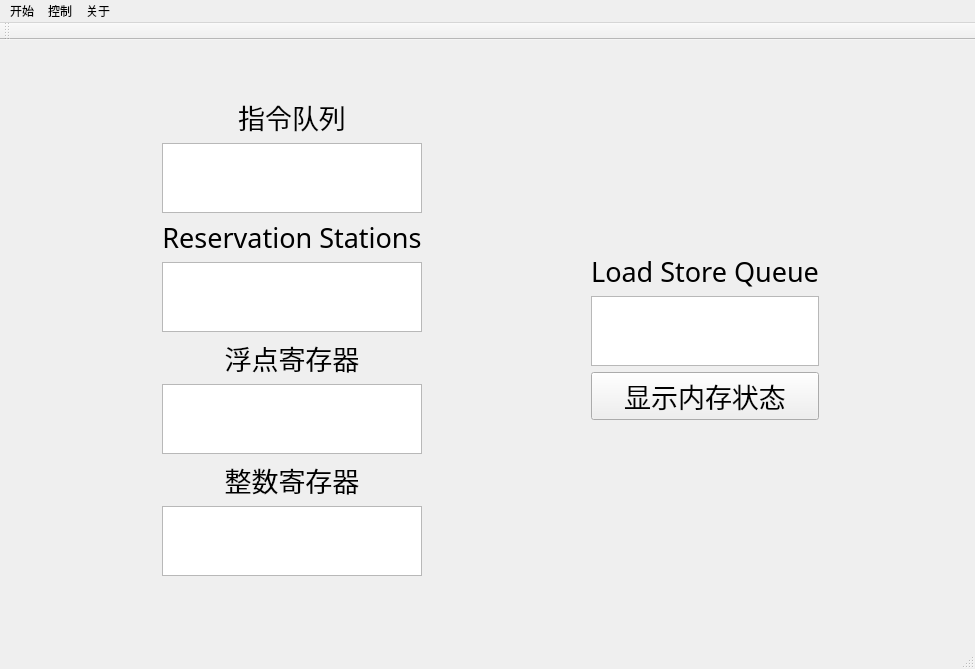
<?xml version="1.0" encoding="UTF-8"?>
<ui version="4.0">
 <class>MainWindow</class>
 <widget class="QMainWindow" name="MainWindow">
  <property name="geometry">
   <rect>
    <x>0</x>
    <y>0</y>
    <width>975</width>
    <height>669</height>
   </rect>
  </property>
  <property name="windowTitle">
   <string>Tomasulo simulator</string>
  </property>
  <widget class="QWidget" name="centralWidget">
   <widget class="QWidget" name="horizontalLayoutWidget">
    <property name="geometry">
     <rect>
      <x>0</x>
      <y>0</y>
      <width>981</width>
      <height>601</height>
     </rect>
    </property>
    <layout class="QHBoxLayout" name="horizontalLayout">
     <property name="leftMargin">
      <number>0</number>
     </property>
     <property name="rightMargin">
      <number>0</number>
     </property>
     <property name="bottomMargin">
      <number>20</number>
     </property>
     <item>
      <spacer name="horizontalSpacer_2">
       <property name="orientation">
        <enum>Qt::Horizontal</enum>
       </property>
       <property name="sizeHint" stdset="0">
        <size>
         <width>40</width>
         <height>20</height>
        </size>
       </property>
      </spacer>
     </item>
     <item>
      <layout class="QVBoxLayout" name="verticalLayout">
       <property name="sizeConstraint">
        <enum>QLayout::SetNoConstraint</enum>
       </property>
       <item>
        <spacer name="verticalSpacer_3">
         <property name="orientation">
          <enum>Qt::Vertical</enum>
         </property>
         <property name="sizeHint" stdset="0">
          <size>
           <width>20</width>
           <height>40</height>
          </size>
         </property>
        </spacer>
       </item>
       <item>
        <widget class="QLabel" name="label_5">
         <property name="font">
          <font>
           <family>微软雅黑</family>
           <pointsize>20</pointsize>
          </font>
         </property>
         <property name="text">
          <string>指令队列</string>
         </property>
         <property name="alignment">
          <set>Qt::AlignCenter</set>
         </property>
        </widget>
       </item>
       <item>
        <widget class="QTableWidget" name="instructionqueue">
         <property name="sizePolicy">
          <sizepolicy hsizetype="Preferred" vsizetype="Preferred">
           <horstretch>0</horstretch>
           <verstretch>0</verstretch>
          </sizepolicy>
         </property>
         <property name="midLineWidth">
          <number>0</number>
         </property>
         <property name="verticalScrollBarPolicy">
          <enum>Qt::ScrollBarAsNeeded</enum>
         </property>
         <property name="horizontalScrollBarPolicy">
          <enum>Qt::ScrollBarAsNeeded</enum>
         </property>
         <property name="sizeAdjustPolicy">
          <enum>QAbstractScrollArea::AdjustToContents</enum>
         </property>
         <property name="editTriggers">
          <set>QAbstractItemView::NoEditTriggers</set>
         </property>
         <attribute name="verticalHeaderVisible">
          <bool>false</bool>
         </attribute>
        </widget>
       </item>
       <item>
        <widget class="QLabel" name="label_6">
         <property name="font">
          <font>
           <family>微软雅黑</family>
           <pointsize>20</pointsize>
          </font>
         </property>
         <property name="text">
          <string>Reservation Stations</string>
         </property>
         <property name="alignment">
          <set>Qt::AlignCenter</set>
         </property>
        </widget>
       </item>
       <item>
        <widget class="QTableWidget" name="reservestation">
         <property name="sizePolicy">
          <sizepolicy hsizetype="Preferred" vsizetype="Preferred">
           <horstretch>0</horstretch>
           <verstretch>0</verstretch>
          </sizepolicy>
         </property>
         <property name="verticalScrollBarPolicy">
          <enum>Qt::ScrollBarAsNeeded</enum>
         </property>
         <property name="horizontalScrollBarPolicy">
          <enum>Qt::ScrollBarAsNeeded</enum>
         </property>
         <property name="sizeAdjustPolicy">
          <enum>QAbstractScrollArea::AdjustToContents</enum>
         </property>
         <property name="editTriggers">
          <set>QAbstractItemView::NoEditTriggers</set>
         </property>
         <attribute name="verticalHeaderVisible">
          <bool>false</bool>
         </attribute>
        </widget>
       </item>
       <item>
        <widget class="QLabel" name="label_7">
         <property name="font">
          <font>
           <family>微软雅黑</family>
           <pointsize>20</pointsize>
          </font>
         </property>
         <property name="text">
          <string>浮点寄存器</string>
         </property>
         <property name="alignment">
          <set>Qt::AlignCenter</set>
         </property>
        </widget>
       </item>
       <item>
        <widget class="QTableWidget" name="FU">
         <property name="sizePolicy">
          <sizepolicy hsizetype="Preferred" vsizetype="Preferred">
           <horstretch>0</horstretch>
           <verstretch>0</verstretch>
          </sizepolicy>
         </property>
         <property name="verticalScrollBarPolicy">
          <enum>Qt::ScrollBarAsNeeded</enum>
         </property>
         <property name="horizontalScrollBarPolicy">
          <enum>Qt::ScrollBarAsNeeded</enum>
         </property>
         <property name="sizeAdjustPolicy">
          <enum>QAbstractScrollArea::AdjustToContents</enum>
         </property>
         <property name="editTriggers">
          <set>QAbstractItemView::NoEditTriggers</set>
         </property>
         <attribute name="verticalHeaderVisible">
          <bool>false</bool>
         </attribute>
        </widget>
       </item>
       <item>
        <widget class="QLabel" name="label_8">
         <property name="font">
          <font>
           <family>微软雅黑</family>
           <pointsize>20</pointsize>
          </font>
         </property>
         <property name="text">
          <string>整数寄存器</string>
         </property>
         <property name="alignment">
          <set>Qt::AlignCenter</set>
         </property>
        </widget>
       </item>
       <item>
        <widget class="QTableWidget" name="RU">
         <property name="sizePolicy">
          <sizepolicy hsizetype="Preferred" vsizetype="Preferred">
           <horstretch>0</horstretch>
           <verstretch>0</verstretch>
          </sizepolicy>
         </property>
         <property name="verticalScrollBarPolicy">
          <enum>Qt::ScrollBarAsNeeded</enum>
         </property>
         <property name="horizontalScrollBarPolicy">
          <enum>Qt::ScrollBarAsNeeded</enum>
         </property>
         <property name="sizeAdjustPolicy">
          <enum>QAbstractScrollArea::AdjustToContents</enum>
         </property>
         <property name="editTriggers">
          <set>QAbstractItemView::NoEditTriggers</set>
         </property>
         <attribute name="verticalHeaderVisible">
          <bool>false</bool>
         </attribute>
        </widget>
       </item>
       <item>
        <spacer name="verticalSpacer_4">
         <property name="orientation">
          <enum>Qt::Vertical</enum>
         </property>
         <property name="sizeHint" stdset="0">
          <size>
           <width>20</width>
           <height>40</height>
          </size>
         </property>
        </spacer>
       </item>
      </layout>
     </item>
     <item>
      <spacer name="horizontalSpacer_3">
       <property name="orientation">
        <enum>Qt::Horizontal</enum>
       </property>
       <property name="sizeHint" stdset="0">
        <size>
         <width>40</width>
         <height>20</height>
        </size>
       </property>
      </spacer>
     </item>
     <item>
      <layout class="QVBoxLayout" name="verticalLayout_2">
       <item>
        <spacer name="verticalSpacer_2">
         <property name="orientation">
          <enum>Qt::Vertical</enum>
         </property>
         <property name="sizeHint" stdset="0">
          <size>
           <width>20</width>
           <height>40</height>
          </size>
         </property>
        </spacer>
       </item>
       <item>
        <widget class="QLabel" name="label">
         <property name="font">
          <font>
           <family>微软雅黑</family>
           <pointsize>20</pointsize>
          </font>
         </property>
         <property name="text">
          <string>Load Store Queue</string>
         </property>
         <property name="alignment">
          <set>Qt::AlignCenter</set>
         </property>
        </widget>
       </item>
       <item>
        <widget class="QTableWidget" name="loadstorequeue">
         <property name="sizePolicy">
          <sizepolicy hsizetype="Preferred" vsizetype="Preferred">
           <horstretch>0</horstretch>
           <verstretch>0</verstretch>
          </sizepolicy>
         </property>
         <property name="verticalScrollBarPolicy">
          <enum>Qt::ScrollBarAsNeeded</enum>
         </property>
         <property name="horizontalScrollBarPolicy">
          <enum>Qt::ScrollBarAsNeeded</enum>
         </property>
         <property name="sizeAdjustPolicy">
          <enum>QAbstractScrollArea::AdjustToContents</enum>
         </property>
         <property name="editTriggers">
          <set>QAbstractItemView::NoEditTriggers</set>
         </property>
         <attribute name="verticalHeaderVisible">
          <bool>false</bool>
         </attribute>
        </widget>
       </item>
       <item>
        <widget class="QPushButton" name="showmemory">
         <property name="font">
          <font>
           <family>微软雅黑</family>
           <pointsize>20</pointsize>
          </font>
         </property>
         <property name="text">
          <string>显示内存状态</string>
         </property>
        </widget>
       </item>
       <item>
        <spacer name="verticalSpacer">
         <property name="orientation">
          <enum>Qt::Vertical</enum>
         </property>
         <property name="sizeHint" stdset="0">
          <size>
           <width>20</width>
           <height>40</height>
          </size>
         </property>
        </spacer>
       </item>
      </layout>
     </item>
     <item>
      <spacer name="horizontalSpacer">
       <property name="orientation">
        <enum>Qt::Horizontal</enum>
       </property>
       <property name="sizeType">
        <enum>QSizePolicy::MinimumExpanding</enum>
       </property>
       <property name="sizeHint" stdset="0">
        <size>
         <width>20</width>
         <height>20</height>
        </size>
       </property>
      </spacer>
     </item>
    </layout>
   </widget>
  </widget>
  <widget class="QMenuBar" name="menuBar">
   <property name="geometry">
    <rect>
     <x>0</x>
     <y>0</y>
     <width>975</width>
     <height>23</height>
    </rect>
   </property>
   <widget class="QMenu" name="menu">
    <property name="title">
     <string>开始</string>
    </property>
    <addaction name="actionLoad1"/>
    <addaction name="actionLoad2"/>
    <addaction name="separator"/>
    <addaction name="actionmodifyinstruct"/>
    <addaction name="actionmodifymemory"/>
   </widget>
   <widget class="QMenu" name="menu_2">
    <property name="title">
     <string>控制</string>
    </property>
    <addaction name="actionLockandStart"/>
    <addaction name="actionnextStep"/>
    <addaction name="actionautorun"/>
    <addaction name="actionpause"/>
    <addaction name="actionrestart"/>
    <addaction name="actionHalt"/>
   </widget>
   <widget class="QMenu" name="menu_3">
    <property name="title">
     <string>关于</string>
    </property>
    <addaction name="actionabout"/>
    <addaction name="actionhelp"/>
   </widget>
   <addaction name="menu"/>
   <addaction name="menu_2"/>
   <addaction name="menu_3"/>
  </widget>
  <widget class="QToolBar" name="mainToolBar">
   <attribute name="toolBarArea">
    <enum>TopToolBarArea</enum>
   </attribute>
   <attribute name="toolBarBreak">
    <bool>false</bool>
   </attribute>
  </widget>
  <widget class="QStatusBar" name="statusBar"/>
  <action name="actionLoad1">
   <property name="text">
    <string>加载样例1</string>
   </property>
  </action>
  <action name="actionLoad2">
   <property name="text">
    <string>加载样例2</string>
   </property>
  </action>
  <action name="actionmodifyinstruct">
   <property name="text">
    <string>修改指令</string>
   </property>
  </action>
  <action name="actionmodifymemory">
   <property name="text">
    <string>修改内存</string>
   </property>
  </action>
  <action name="actionLockandStart">
   <property name="text">
    <string>锁定并开始模拟</string>
   </property>
  </action>
  <action name="actionnextStep">
   <property name="text">
    <string>执行下一步</string>
   </property>
  </action>
  <action name="actionautorun">
   <property name="text">
    <string>自动执行</string>
   </property>
  </action>
  <action name="actionHalt">
   <property name="text">
    <string>终止模拟并解除锁定</string>
   </property>
  </action>
  <action name="actionabout">
   <property name="text">
    <string>关于</string>
   </property>
  </action>
  <action name="actionhelp">
   <property name="text">
    <string>帮助</string>
   </property>
  </action>
  <action name="actionstop">
   <property name="text">
    <string>停止执行</string>
   </property>
  </action>
  <action name="actionrestart">
   <property name="text">
    <string>重新开始模拟</string>
   </property>
  </action>
  <action name="actionpause">
   <property name="text">
    <string>暂停自动执行</string>
   </property>
  </action>
 </widget>
 <layoutdefault spacing="6" margin="11"/>
 <resources/>
 <connections/>
</ui>
